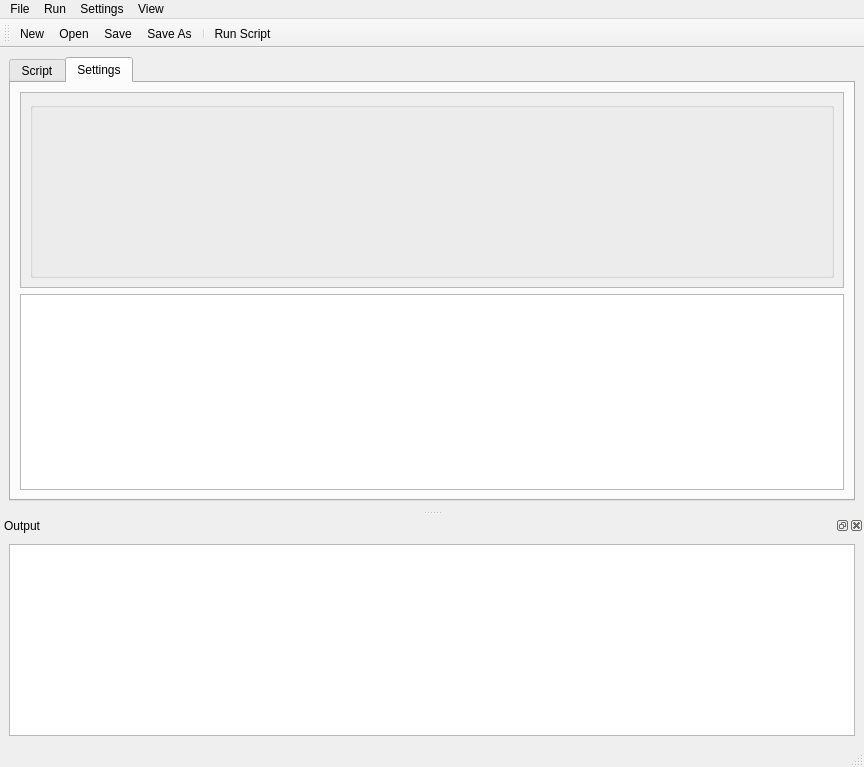
<?xml version="1.0" encoding="UTF-8"?>
<ui version="4.0">
 <class>MainWindow</class>
 <widget class="QMainWindow" name="MainWindow">
  <property name="geometry">
   <rect>
    <x>0</x>
    <y>0</y>
    <width>864</width>
    <height>767</height>
   </rect>
  </property>
  <property name="acceptDrops">
   <bool>true</bool>
  </property>
  <property name="windowTitle">
   <string>MainWindow</string>
  </property>
  <widget class="QWidget" name="centralwidget">
   <layout class="QGridLayout" name="gridLayout_2">
    <item row="0" column="0">
     <widget class="QSplitter" name="splitter_tab_output">
      <property name="orientation">
       <enum>Qt::Vertical</enum>
      </property>
      <widget class="QTabWidget" name="tabWidget">
       <property name="sizePolicy">
        <sizepolicy hsizetype="Expanding" vsizetype="Expanding">
         <horstretch>0</horstretch>
         <verstretch>0</verstretch>
        </sizepolicy>
       </property>
       <property name="autoFillBackground">
        <bool>true</bool>
       </property>
       <property name="tabShape">
        <enum>QTabWidget::Rounded</enum>
       </property>
       <property name="currentIndex">
        <number>1</number>
       </property>
       <widget class="QWidget" name="tab_script">
        <attribute name="title">
         <string>Script</string>
        </attribute>
        <layout class="QGridLayout" name="gridLayout">
         <item row="0" column="0">
          <widget class="QSplitter" name="splitter_2">
           <property name="orientation">
            <enum>Qt::Horizontal</enum>
           </property>
           <widget class="QSplitter" name="splitter">
            <property name="orientation">
             <enum>Qt::Vertical</enum>
            </property>
            <widget class="Widget_Plugins" name="widget_plugins">
             <property name="dragEnabled">
              <bool>true</bool>
             </property>
             <property name="dragDropMode">
              <enum>QAbstractItemView::DragOnly</enum>
             </property>
             <attribute name="headerVisible">
              <bool>false</bool>
             </attribute>
             <column>
              <property name="text">
               <string>Plugins</string>
              </property>
             </column>
            </widget>
            <widget class="Widget_Documentation" name="widget_documentation">
             <property name="acceptDrops">
              <bool>false</bool>
             </property>
            </widget>
           </widget>
           <widget class="Widget_Script" name="widget_script"/>
          </widget>
         </item>
        </layout>
       </widget>
       <widget class="QWidget" name="tab_settings">
        <attribute name="title">
         <string>Settings</string>
        </attribute>
        <layout class="QGridLayout" name="gridLayout_3">
         <item row="0" column="0">
          <widget class="QScrollArea" name="scrollArea">
           <property name="widgetResizable">
            <bool>true</bool>
           </property>
           <widget class="QWidget" name="scrollAreaWidgetContents">
            <property name="geometry">
             <rect>
              <x>0</x>
              <y>0</y>
              <width>820</width>
              <height>258</height>
             </rect>
            </property>
            <layout class="QGridLayout" name="gridLayout_5">
             <item row="0" column="0">
              <widget class="Widget_Settings" name="widget_settings"/>
             </item>
            </layout>
           </widget>
          </widget>
         </item>
         <item row="1" column="0">
          <widget class="Widget_Documentation" name="widget_settings_doc">
           <property name="acceptDrops">
            <bool>false</bool>
           </property>
          </widget>
         </item>
        </layout>
       </widget>
      </widget>
     </widget>
    </item>
   </layout>
  </widget>
  <widget class="QMenuBar" name="menubar">
   <property name="geometry">
    <rect>
     <x>0</x>
     <y>0</y>
     <width>864</width>
     <height>21</height>
    </rect>
   </property>
   <widget class="QMenu" name="menuFile">
    <property name="title">
     <string>File</string>
    </property>
    <addaction name="action_New"/>
    <addaction name="action_Open"/>
    <addaction name="separator"/>
    <addaction name="action_Save"/>
    <addaction name="action_Save_As"/>
    <addaction name="separator"/>
    <addaction name="action_Quit"/>
   </widget>
   <widget class="QMenu" name="menuRun">
    <property name="title">
     <string>Run</string>
    </property>
    <addaction name="action_Run_Script"/>
   </widget>
   <widget class="QMenu" name="menuSettings">
    <property name="title">
     <string>Settings</string>
    </property>
    <addaction name="action_Change_Font"/>
   </widget>
   <widget class="QMenu" name="menuView">
    <property name="title">
     <string>View</string>
    </property>
    <addaction name="action_View_Output"/>
   </widget>
   <addaction name="menuFile"/>
   <addaction name="menuRun"/>
   <addaction name="menuSettings"/>
   <addaction name="menuView"/>
  </widget>
  <widget class="QStatusBar" name="statusbar"/>
  <widget class="QToolBar" name="toolBar">
   <property name="windowTitle">
    <string>toolBar</string>
   </property>
   <attribute name="toolBarArea">
    <enum>TopToolBarArea</enum>
   </attribute>
   <attribute name="toolBarBreak">
    <bool>false</bool>
   </attribute>
   <addaction name="action_New"/>
   <addaction name="action_Open"/>
   <addaction name="action_Save"/>
   <addaction name="action_Save_As"/>
   <addaction name="separator"/>
   <addaction name="action_Run_Script"/>
  </widget>
  <widget class="QDockWidget" name="widget_output_dock">
   <property name="enabled">
    <bool>true</bool>
   </property>
   <property name="windowTitle">
    <string>Output</string>
   </property>
   <attribute name="dockWidgetArea">
    <number>8</number>
   </attribute>
   <widget class="QWidget" name="dockWidgetContents">
    <layout class="QHBoxLayout" name="horizontalLayout">
     <item>
      <widget class="QTextEdit" name="widget_output">
       <property name="sizePolicy">
        <sizepolicy hsizetype="Expanding" vsizetype="Expanding">
         <horstretch>0</horstretch>
         <verstretch>0</verstretch>
        </sizepolicy>
       </property>
       <property name="maximumSize">
        <size>
         <width>16777215</width>
         <height>16777215</height>
        </size>
       </property>
       <property name="acceptDrops">
        <bool>false</bool>
       </property>
       <property name="readOnly">
        <bool>true</bool>
       </property>
      </widget>
     </item>
    </layout>
   </widget>
  </widget>
  <action name="action_New">
   <property name="text">
    <string>New</string>
   </property>
  </action>
  <action name="action_Open">
   <property name="text">
    <string>Open</string>
   </property>
  </action>
  <action name="action_Save">
   <property name="text">
    <string>Save</string>
   </property>
  </action>
  <action name="action_Save_As">
   <property name="text">
    <string>Save As</string>
   </property>
  </action>
  <action name="actionClose">
   <property name="text">
    <string>Close</string>
   </property>
  </action>
  <action name="action_Quit">
   <property name="text">
    <string>Quit</string>
   </property>
  </action>
  <action name="actionClean">
   <property name="text">
    <string>Clean</string>
   </property>
  </action>
  <action name="action_Run_Script">
   <property name="text">
    <string>Run Script</string>
   </property>
   <property name="toolTip">
    <string>Run the current script</string>
   </property>
  </action>
  <action name="action_Change_Font">
   <property name="text">
    <string>Font</string>
   </property>
  </action>
  <action name="action_View_Output">
   <property name="checkable">
    <bool>false</bool>
   </property>
   <property name="text">
    <string>Output</string>
   </property>
  </action>
 </widget>
 <customwidgets>
  <customwidget>
   <class>Widget_Plugins</class>
   <extends>QTreeWidget</extends>
   <header>Framework.GUI.Widget_Plugins</header>
  </customwidget>
  <customwidget>
   <class>Widget_Documentation</class>
   <extends>QTextBrowser</extends>
   <header>Framework.GUI.Widget_Documentation</header>
  </customwidget>
  <customwidget>
   <class>Widget_Script</class>
   <extends>QPlainTextEdit</extends>
   <header>Framework.GUI.Widget_Script</header>
  </customwidget>
  <customwidget>
   <class>Widget_Settings</class>
   <extends>QGroupBox</extends>
   <header>Framework.GUI.Widget_Settings</header>
   <container>1</container>
  </customwidget>
 </customwidgets>
 <resources/>
 <connections/>
</ui>
